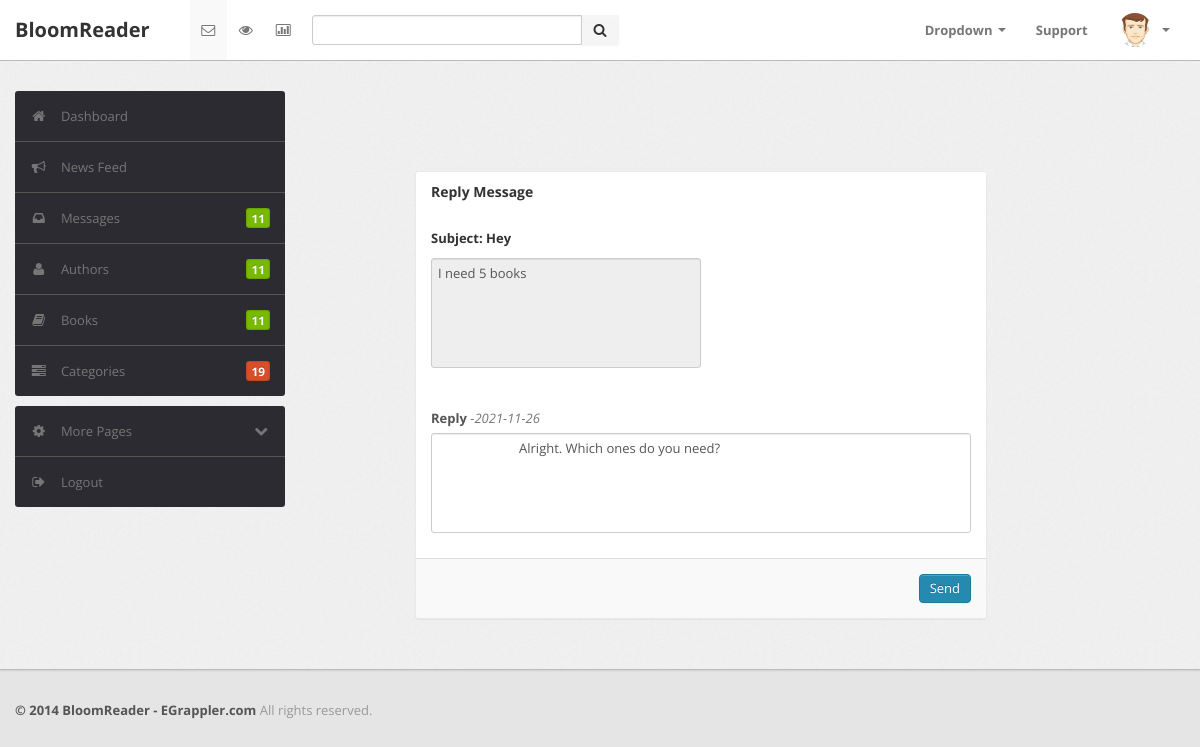
Screenshot of /admin/respond.php?mi=1 (signed in) with the database file from the repository.
### tables this page shows
CREATE TABLE IF NOT EXISTS `messages` (
  `ID` int NOT NULL AUTO_INCREMENT,
  `Subject` varchar(255) NOT NULL,
  `Message` varchar(500) NOT NULL,
  `ClientID` int NOT NULL,
  `DateTime` date NOT NULL,
  `Status` int NOT NULL,
  PRIMARY KEY (`ID`)
);

CREATE TABLE IF NOT EXISTS `admin_resp` (
  `ID` int NOT NULL AUTO_INCREMENT,
  `ADMIN` varchar(50) NOT NULL,
  `ClientID` int NOT NULL,
  `MessageID` int NOT NULL,
  `Response` varchar(500) NOT NULL,
  `RespTime` date NOT NULL,
  PRIMARY KEY (`ID`)
);

### admin/respond.php (the view, shortened to what this page needs)
<?php
include ("connect.php");
?>
<!DOCTYPE html>
<html lang="en">
<head>
<head>
	<link type="text/css" href="bootstrap/css/bootstrap.min.css" rel="stylesheet">
	<link type="text/css" href="bootstrap/css/bootstrap-responsive.min.css" rel="stylesheet">
	<link type="text/css" href="css/theme.css" rel="stylesheet">
	<link type="text/css" href="images/icons/css/font-awesome.css" rel="stylesheet">
</head>
<body>
    <div class="navbar navbar-fixed-top">
        <?php include ("admin-navbar.php");?>
    </div>
	<div class="wrapper">
		<div class="container">
			<div class="row">
				<div class="span3">
                        <?php include ("admin-sidebar.php");?>
				</div>
				<div class="module module-login span6 offset1 ">
                   <div class="" id="editAuthor">
					<form class="form-vertical" action="" method="post" enctype="multipart/form-data">
						<div class="module-head">
							<h3>Reply Message</h3>
						</div>
						<?php
						$mid=intval($_GET['mi']);
						$sql1 = "SELECT * FROM MESSAGES WHERE `ID` = '$mid' ";
						$result = $conn->query($sql1);
                            while($row = mysqli_fetch_assoc($result)) {
                                 $subject =  $row['Subject'];
                                 $Cmessage =  $row['Message'];
                             }
						?>
						<div class="module-body">
							<div class="control-group">
								<h5>Subject: <?php echo $subject; ?></h5>
								<textarea class="span3" name="" style="height:100px;  resize: none;" disabled="true"><?php echo $Cmessage; ?></textarea>
							</div>
						</div>
						<div class="module-body">
							<div class="control-group">
								<div class="controls row-fluid">
									 		<?php
									 			$mid=intval($_GET['mi']);
									 			$sql1 = "SELECT * FROM ADMIN_RESP WHERE `MessageID` = '$mid' ";
                                                 $result1 = $conn->query($sql1);
                                                 if(mysqli_num_rows($result1)>0){
                                                    while($row = mysqli_fetch_assoc($result1)) {
                                                        $response = $row['Response'];
                                                        $respTime =  $row['RespTime'];
                                                    }
                                                } else {$response = ""; $respTime = "";}
									 		?>
							 		<label for="name" class="col-form-label"><strong>Reply</strong> -<em><?php echo $respTime ?></em>
							 		</label>
									<textarea class="span12" name="response" style="height: 100px; resize: none;"
										value=""><?php echo $response;  ?>
									</textarea>
								</div>
							</div>
						</div>
						<div class="module-foot">
							<div class="control-group">
								<div class="controls clearfix">
									<input type="submit" name="send" class="btn btn-primary pull-right" value="Send">
								</div>
							</div>
						</div>
					</form>
				   </div>
				</div>
			</div>
		</div>
	</div>
	<div class="footer">
        <div class="container">
            <b class="copyright">&copy; 2014 BloomReader - EGrappler.com </b>All rights reserved.
        </div>
    </div>
</body>

### admin/css/theme.css (style rules this page uses)
body { font-size: 13px; font-family: 'Open Sans', Arial, sans-serif; background: #e5e5e5; color: #777; }
h1, h2, h3, h4, h5, h6 { color: #333; margin-top: 0 }
h3 { font-size: 20px }
h5 { font-size: 13px }
strong, b { color: #555 }
.wrapper { background: url(../images/bg.png) #eee; border-bottom: 1px solid #bbb; -webkit-box-shadow: 0 1px 2px rgba(0,0,0,0.1); -moz-box-shadow: 0 1px 2px rgba(0,0,0,0.1); box-shadow: 0 1px 2px rgba(0,0,0,0.1); padding: 30px 0 }
.footer { color: #999; padding: 30px 0 60px }
form { margin: 0 }
select, textarea, input[type="text"], input[type="password"], input[type="datetime"], input[type="datetime-local"], input[type="date"], input[type="month"], input[type="time"], input[type="week"], input[type="number"], input[type="email"], input[type="url"], input[type="search"], input[type="tel"], input[type="color"], .uneditable-input, label, input, button, select, textarea { -webkit-border-radius: 3px; -moz-border-radius: 3px; border-radius: 3px; font-size: 13px; font-family: 'Open Sans', Tahoma, Arial, sans-serif }
.module { background: #fff; -webkit-border-radius: 3px; -moz-border-radius: 3px; border-radius: 3px; border: 1px solid #ccc; border-bottom-color: #bbb; -webkit-box-shadow: 0 0 1px rgba(0,0,0,0.2); -moz-box-shadow: 0 0 1px rgba(0,0,0,0.2); box-shadow: 0 0 1px rgba(0,0,0,0.2); margin-bottom: 30px }
.form-horizontal .control-group, .form-vertical .control-group { margin-bottom: 0 }
.module-login { margin-bottom: 80px; margin-top: 80px }
.module-login .form-vertical input { margin-bottom: 0!important }
.navbar { position: static!important; margin: 0!important }
.btn, .btn-box { -webkit-border-radius: 3px; -moz-border-radius: 3px; border-radius: 3px }
.btn { font-size: 13px; font-weight: 600 }
.btn { display: inline-block; margin-bottom: 0; font-weight: 400; text-align: center; vertical-align: middle; cursor: pointer; background-image: none; border: 1px solid transparent; white-space: nowrap; padding: 4px 10px; font-size: 13px; line-height: 1.42857; border-radius: 4px; -webkit-user-select: none; -moz-user-select: none; -ms-user-select: none; user-select: none }
.btn-primary { color: #fff; background-color: #248aaf; border-color: #20799a }
.module { box-shadow: 0 0 3px rgba(0,0,0,.1); border-color: #e9e9e9; margin-bottom: 20px; background-color: #fff; border-radius: 4px; -webkit-box-shadow: 0 1px 1px rgba(0,0,0,.05); box-shadow: 0 1px 1px rgba(0,0,0,.05); }
.module-head { color: #767676; background-color: #ffffff; border-color: #e9e9e9; padding: 10px 15px; border-bottom: 1px solid transparent; border-top-right-radius: 3px; border-top-left-radius: 3px; }
.module-head h3 { font-size: 14px; line-height: 20px; height: 20px; margin: 0 }
.module-body { padding: 15px }
.module-foot { background: #f9f9f9; border-top: 1px solid #ddd; -webkit-border-radius: 0 0 2px 2px; -moz-border-radius: 0 0 2px 2px; border-radius: 0 0 2px 2px; padding: 15px }

### rows the page displays
messages: Subject "Hey", Message "I need 5 books"
admin_resp: RespTime "2021-11-26", response "Alright. Which ones do you need?"
